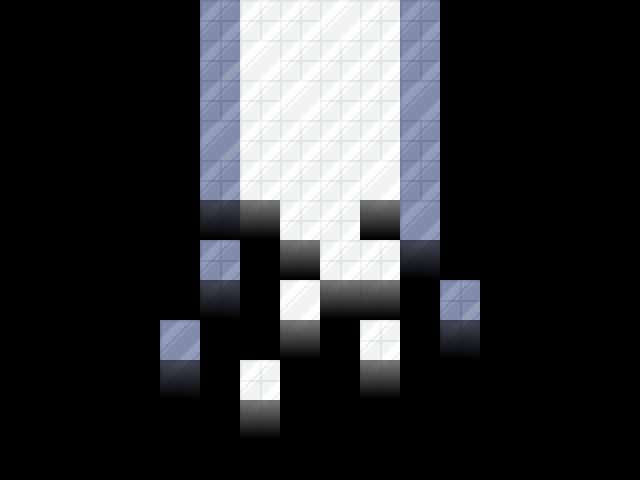

Rendered tile map (Tiled .tmx) drawn with the repository's tilesets; below, a short description and the full map source, tile grids included:
An orthogonal 16x12 tile map with 40x40 px tiles, 2 tile layers (Tile Layer 1, decal), 2 tilesets and 20 objects (10x floormirror, transition, spawn, entry).

<map version="1.11" tiledversion="1.12.2" orientation="orthogonal" renderorder="right-down" width="16" height="12" tilewidth="40" tileheight="40" infinite="0" nextlayerid="9" nextobjectid="59">
 <editorsettings>
  <export target="void.lua" format="lua" />
 </editorsettings>
 <properties>
  <property name="light" type="bool" value="true" />
  <property name="music" value="alley_ambience" />
 </properties>
 <tileset firstgid="1" source="../tilesets/mall.tsx" />
 <tileset firstgid="57" source="../tilesets/mall_doors.tsx" />
 <layer id="1" name="Tile Layer 1" width="16" height="12">
  <data encoding="csv">
0,0,0,0,0,30,29,29,36,29,30,0,0,0,0,0,
0,0,0,0,0,30,36,29,29,29,30,0,0,0,0,0,
0,0,0,0,0,30,29,36,29,29,37,0,0,0,0,0,
0,0,0,0,0,37,29,29,29,29,30,0,0,0,0,0,
0,0,0,0,0,30,29,29,29,36,30,0,0,0,0,0,
0,0,0,0,0,30,29,29,29,36,37,0,0,0,0,0,
0,0,0,0,0,30,0,29,29,29,37,0,0,0,0,0,
0,0,0,0,0,30,0,36,29,29,0,30,0,0,0,0,
0,0,0,0,37,0,0,36,0,29,0,30,0,0,0,0,
0,0,0,0,37,0,29,0,0,29,0,0,0,0,0,0,
0,0,0,0,0,0,29,0,0,0,0,0,0,0,0,0,
0,0,0,0,0,0,0,0,0,0,0,0,0,0,0,0
</data>
 </layer>
 <layer id="2" name="decal" width="16" height="12">
  <data encoding="csv">
0,0,0,0,0,0,0,0,0,0,0,0,0,0,0,0,
0,0,0,0,0,0,0,0,0,0,0,0,0,0,0,0,
0,0,0,0,0,0,0,0,0,0,0,0,0,0,0,0,
0,0,0,0,0,0,0,0,0,0,0,0,0,0,0,0,
0,0,0,0,0,0,0,0,0,0,0,0,0,0,0,0,
0,0,0,0,0,1073741830,1073741830,0,0,1073741830,0,0,0,0,0,0,
0,0,0,0,0,0,0,1073741830,0,0,1073741830,0,0,0,0,0,
0,0,0,0,0,1073741830,0,0,1073741830,1073741830,0,0,0,0,0,0,
0,0,0,0,0,0,0,1073741830,0,0,0,1073741830,0,0,0,0,
0,0,0,0,1073741830,0,0,0,0,1073741830,0,0,0,0,0,0,
0,0,0,0,0,0,1073741830,0,0,0,0,0,0,0,0,0,
0,0,0,0,0,0,0,0,0,0,0,0,0,0,0,0
</data>
 </layer>
 <objectgroup id="5" name="floormirror" class="objects" visible="0" locked="1">
  <object id="46" name="floormirror" x="200" y="0" width="240" height="200" />
  <object id="47" name="floormirror" x="280" y="200" width="80" height="40" />
  <object id="48" name="floormirror" x="320" y="240" width="80" height="40" />
  <object id="49" name="floormirror" x="400" y="200" width="40" height="40" />
  <object id="50" name="floormirror" x="440" y="280" width="40" height="40" />
  <object id="51" name="floormirror" x="360" y="320" width="40" height="40" />
  <object id="52" name="floormirror" x="240" y="360" width="40" height="40" />
  <object id="53" name="floormirror" x="280" y="280" width="40" height="40" />
  <object id="54" name="floormirror" x="200" y="240" width="40" height="40" />
  <object id="55" name="floormirror" x="160" y="320" width="40" height="40" />
 </objectgroup>
 <objectgroup color="#0000ff" id="6" name="collision">
  <object id="34" x="160" y="0" width="40" height="200" />
  <object id="35" x="440" y="0" width="40" height="240" />
  <object id="36" x="200" y="200" width="80" height="40" />
  <object id="37" x="280" y="240" width="40" height="40" />
  <object id="38" x="320" y="280" width="80" height="40" />
  <object id="39" x="400" y="240" width="40" height="40" />
  <object id="40" x="360" y="200" width="40" height="40" />
 </objectgroup>
 <objectgroup color="#ff00ff" id="8" name="objects">
  <object id="56" name="transition" x="200" y="-40" width="240" height="40">
   <properties>
    <property name="map" value="spawn" />
    <property name="marker" value="bottom" />
   </properties>
  </object>
 </objectgroup>
 <objectgroup color="#7f00ff" id="7" name="markers">
  <object id="44" name="spawn" x="320" y="160">
   <point />
  </object>
  <object id="45" name="entry" x="320" y="40">
   <point />
  </object>
 </objectgroup>
</map>
